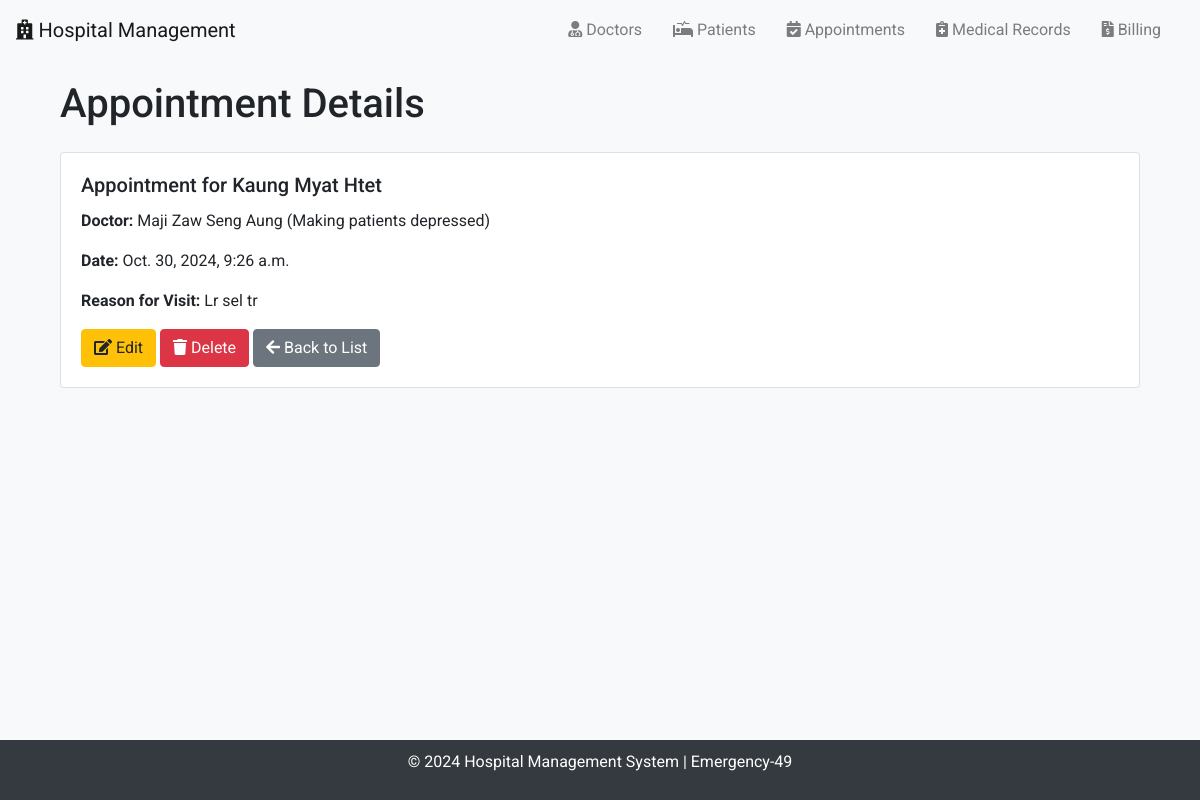
Page /appointments/6/ on the committed database.
### emergency_49/models.py (models this page shows, shortened)
class Appointment(models.Model):
    patient = models.ForeignKey(Patient, on_delete=models.CASCADE, related_name='appointments')
    doctor = models.ForeignKey(Doctor, on_delete=models.CASCADE, related_name='appointments')
    appointment_date = models.DateTimeField()
    reason_for_visit = models.TextField()

class Patient(models.Model):
    first_name = models.CharField(max_length=50)
    last_name = models.CharField(max_length=50)
    date_of_birth = models.DateField()
    phone_number = models.CharField(max_length=15, unique=True)
    email = models.EmailField(unique=True)
    address = models.TextField()
    medical_history = models.TextField(blank=True, null=True)
    def __str__(self):
        return f"{self.first_name} {self.last_name}"

class Doctor(models.Model):
    first_name = models.CharField(max_length=50)
    last_name = models.CharField(max_length=50)
    specialization = models.CharField(max_length=100)
    phone_number = models.CharField(max_length=15, unique=True)
    email = models.EmailField(unique=True)
    def __str__(self):
        return f"{self.first_name} {self.last_name} ({self.specialization})"

### emergency_49/views.py (the view)
# urls.py: path('appointments/<int:pk>/', AppointmentDetailView.as_view(), name='appointment_detail'),
class AppointmentDetailView(DetailView):
    model = Appointment
    template_name = 'appointment_detail.html'

### emergency_49/templates/appointment_detail.html
{% extends 'base.html' %}
{% block content %}
<div class="container">
    <h1 class="mb-4">Appointment Details</h1>
    <div class="card">
        <div class="card-body">
            <h5 class="card-title">Appointment for {{ appointment.patient }}</h5>
            <p><strong>Doctor:</strong> {{ appointment.doctor }}</p>
            <p><strong>Date:</strong> {{ appointment.appointment_date }}</p>
            <p><strong>Reason for Visit:</strong> {{ appointment.reason_for_visit }}</p>
            <a href="{% url 'appointment_edit' appointment.id %}" class="btn btn-warning"><i class="fas fa-edit"></i> Edit</a>
            <a href="{% url 'appointment_delete' appointment.id %}" class="btn btn-danger"><i class="fas fa-trash"></i> Delete</a>
            <a href="{% url 'appointment_list' %}" class="btn btn-secondary"><i class="fas fa-arrow-left"></i> Back to List</a>
        </div>
    </div>
</div>
{% endblock %}

### emergency_49/templates/base.html (style rules this page uses)
body { font-family: 'Roboto', sans-serif; background-color: #f8f9fa; }
.container { margin-top: 20px; }

### rows in the picture
Appointment: patient "Kaung Myat Htet", doctor "Maji Zaw Seng Aung (Making patients depressed)", appointment_date "Oct. 30, 2024, 9:26 a.m.", reason_for_visit "Lr sel tr"
